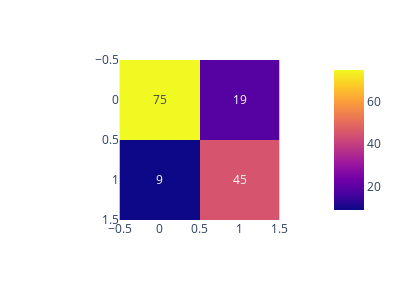

This figure's notebook cell:
### Code cell
fig = px.imshow(confusion_matrix(y_predict_val,y_val),text_auto=True,width=400,height=300)
fig.show()
# plt.figure(figsize=(8,6))
# sns.heatmap(confusion_matrix(y_predict_val,y_val),annot=True)
# plt.show()

### Figure 1 — Plotly figure (JSON) as saved in the notebook; plotly's stock layout.template omitted (floating-point values rounded to 4 significant figures)
{"data": [{"coloraxis": "coloraxis", "hovertemplate": "x: %{x}<br>y: %{y}<br>color: %{z}<extra></extra>", "name": "0", "texttemplate": "%{z}", "type": "heatmap", "xaxis": "x", "yaxis": "y", "z": [[75, 19], [9, 45]]}], "layout": {"coloraxis": {"colorscale": [[0, "#0d0887"], [0.1111, "#46039f"], [0.2222, "#7201a8"], [0.3333, "#9c179e"], [0.4444, "#bd3786"], [0.5556, "#d8576b"], [0.6667, "#ed7953"], [0.7778, "#fb9f3a"], [0.8889, "#fdca26"], [1, "#f0f921"]]}, "height": 300, "margin": {"t": 60}, "width": 400, "xaxis": {"anchor": "y", "constrain": "domain", "domain": [0, 1], "scaleanchor": "y"}, "yaxis": {"anchor": "x", "autorange": "reversed", "constrain": "domain", "domain": [0, 1]}}}
